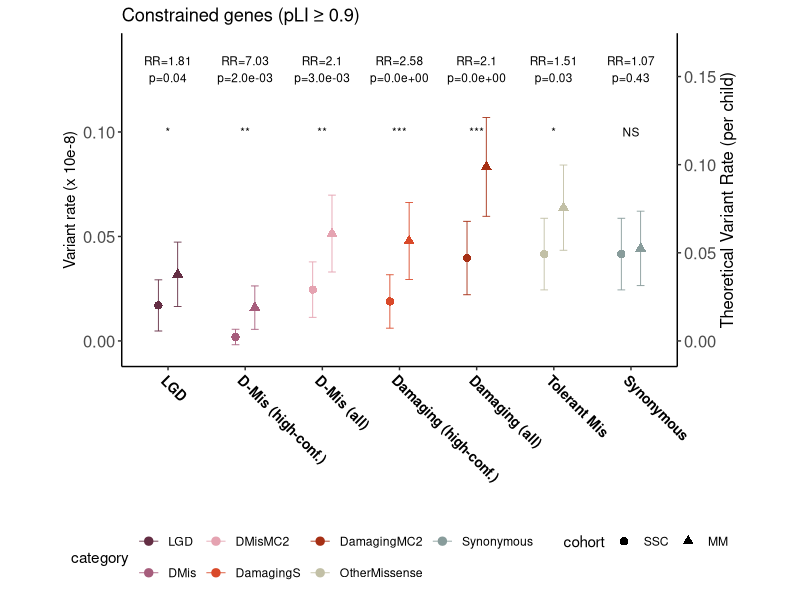
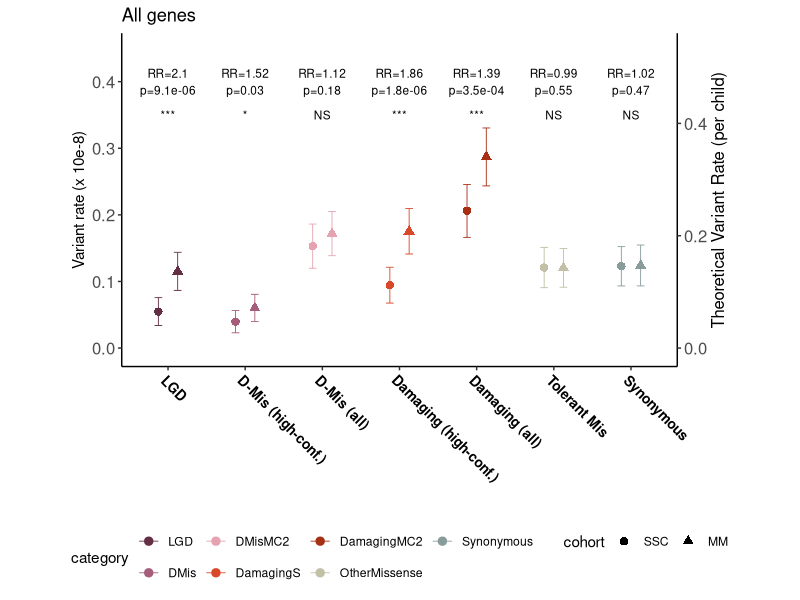
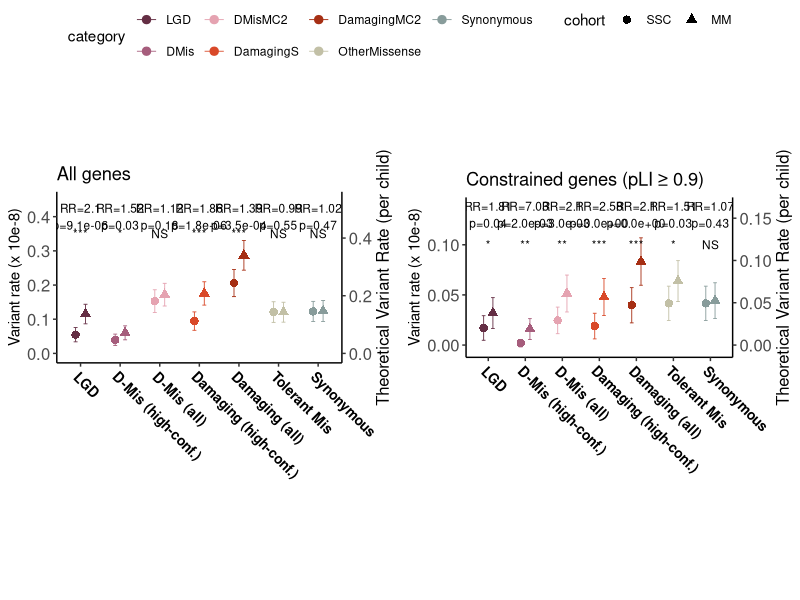
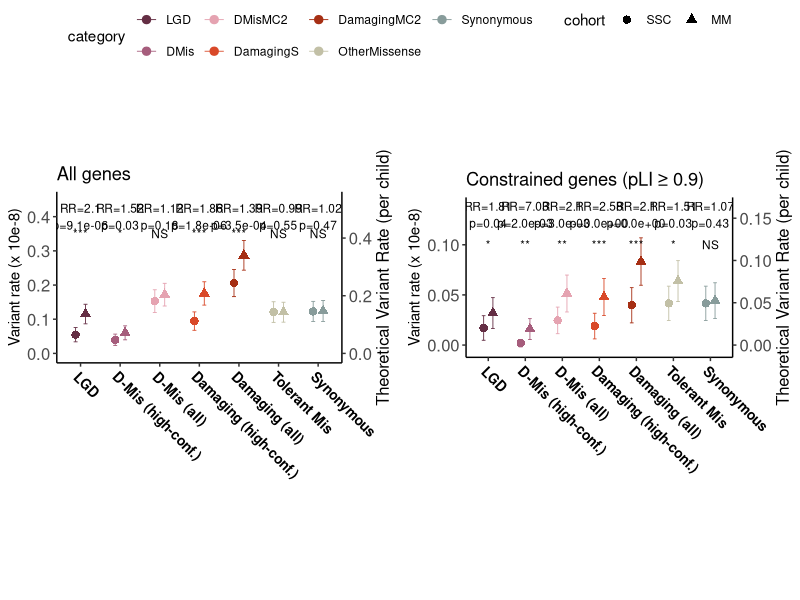

Source code (R) for these figures, in order:
library(ggplot2)
library(ggpubr)
library(ggsignif)    


#setwd("/Users/jinyha/Documents/NTDnew/Analysis/DNM/Burden/ForPlot/")
df_all_stat <- read.csv("Stat.txt", header= T, sep ='\t')
df_rr <- read.csv("RR_total.txt", header= T, sep ='\t')
total_size = 59281518 #size of coding region (hg38)
head(df_all_stat)


figure_a = c('LGD','DMis','DMisMC2', 'DamagingS', 'DamagingMC2', 'OtherMissense', 'Synonymous')
label_a = c('LGD','D-Mis (high-conf.)', 'D-Mis (all)','Damaging (high-conf.)','Damaging (all)','Tolerant Mis', 'Synonymous')

df_all_stat$category <- factor(df_all_stat$category, levels = figure_a)
df_all_stat$cohort <- factor(df_all_stat$cohort, levels = c("SSC", "MM"))
df_all_stat$left = as.numeric(df_all_stat$mean) - as.numeric(df_all_stat$lower)
df_all_stat$right = as.numeric(df_all_stat$upper) - as.numeric(df_all_stat$mean)
 
#Constrained genes
p_con <- ggplot(subset(df_all_stat, df_all_stat$category %in% figure_a & Gene =="Constrained genes"), aes(category, as.numeric(mean))) +
  geom_errorbar(aes(x = category, ymin=lower, ymax = upper,group = cohort,color = category),
                position = position_dodge(0.5), width = 0.2,size = .3) + 
  geom_point(data = subset(df_all_stat, df_all_stat$category %in% figure_a & Gene =="Constrained genes"),
             aes(category, as.numeric(mean), group = cohort, color = category, shape = cohort),
             size =2.5,
             position =position_dodge(0.5)) + 
  scale_color_manual(values = c("#642E44", "#A65D7C",  "#E5A3B1", "#D94929", "#A62F14", "#C2C0A6", "#889C9B", "#B2BEBF")) +
  scale_x_discrete(breaks=figure_a,labels=label_a) + 
  scale_y_continuous(sec.axis = sec_axis(~ . / (100000000 / 2) * total_size, name = 'Theoretical Variant Rate (per child)'), limits= c(-0.005,0.14)) +
  labs(fill='Cohort', x='', y='Variant rate (x 10e-8)') +
  theme_classic() +
  theme(legend.position='bottom', 
        aspect.ratio = 0.6,
        axis.title.y.right = element_text( angle = 90,size = 12),
        axis.text.x = element_text(angle = -45, hjust = 0.01,size = 10, color = "black", face = "bold"),
        axis.text.y = element_text(size = 12))+ 
  geom_text(data =subset(df_rr,  category %in% figure_a & Gene == 'Constrained'), aes(x = category, y = 0.13,
     label = paste(paste("RR=",round(as.numeric(RR),2), sep=""), 
     paste("p=",ifelse(pvalue>0.01, round(pvalue,2), formatC(pvalue, format = "e", digits = 1)),sep="" ), sep='\n')), size = 3) + 
  geom_text(data =subset(df_rr,  category %in% figure_a & Gene == 'Constrained'), 
            aes(x = category, y =0.1, label = ifelse(pvalue > 0.05, "NS", ifelse(pvalue>0.01, "*", ifelse(pvalue > 0.001, "**", ifelse(pvalue<= 0.001, "***",""))))), size =3) + 
  ggtitle("Constrained genes (pLI ≥ 0.9)")

p_con

#All genes
p_all <- ggplot() +
  geom_errorbar(data = subset(df_all_stat, df_all_stat$category %in% figure_a & Gene =="All genes"),aes(x = category, ymin=lower, ymax = upper,group = cohort,color = category),
                position = position_dodge(0.5), width = 0.2,size = .3) + 
  geom_point(data = subset(df_all_stat, df_all_stat$category %in% figure_a & Gene =="All genes"),
             aes(category, as.numeric(mean), group = cohort, color = category, shape = cohort),
             size =2.5,
             position =position_dodge(0.5)) + 
  scale_color_manual(values = c("#642E44", "#A65D7C",  "#E5A3B1", "#D94929", "#A62F14", "#C2C0A6", "#889C9B", "#B2BEBF")) +
  scale_x_discrete(breaks=figure_a,labels=label_a) + 
  scale_y_continuous(sec.axis = sec_axis(~ . / (100000000 / 2) * total_size, name = 'Theoretical Variant Rate (per child)'),limits = c(-0.005,0.45)) +
  labs(fill='Cohort', x='', y='Variant rate (x 10e-8)') +
  theme_classic() +
  theme(legend.position='bottom', 
        aspect.ratio = 0.6,
        axis.title.y.right = element_text( angle = 90,size = 12),
        axis.text.x = element_text(angle = -45, hjust = 0.01,size = 10, color = "black", face = "bold"),
        axis.text.y = element_text(size = 12))+ 
  geom_text(data =subset(df_rr,  category %in% figure_a & Gene == 'All'), aes(x = category, y = 0.4,
     label = paste(paste("RR=",round(as.numeric(RR),2), sep=""), 
     paste("p=",ifelse(pvalue>0.01, round(pvalue,2), formatC(pvalue, format = "e", digits = 1)),sep="" ), sep='\n')), size = 3) + 
  geom_text(data =subset(df_rr,  category %in% figure_a & Gene == 'All'), 
            aes(x = category, y =0.35, label = ifelse(pvalue > 0.05, "NS", ifelse(pvalue>0.01, "*", ifelse(pvalue > 0.001, "**", ifelse(pvalue<= 0.001, "***",""))))), size = 3) + 
 
  ggtitle("All genes")
p_all

p_combined <- ggarrange(p_all, p_con, common.legend = TRUE)
p_combined

ggsave("Rate_burden.pdf", plot= p_combined, width = 12, height = 6)



